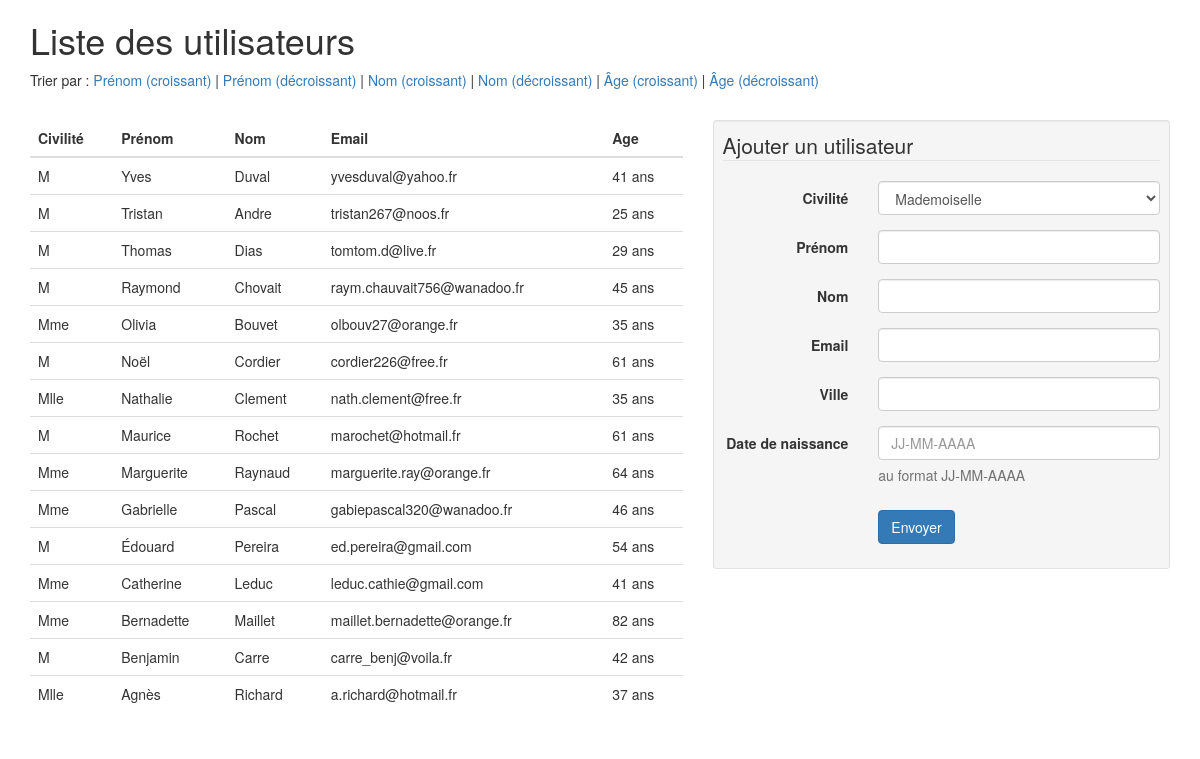
Screenshot of /exercice_2/index.php?column=firstname&order=desc with the database file from the repository.
### tables this page shows
CREATE TABLE IF NOT EXISTS `users` (
  `id` int(11) NOT NULL AUTO_INCREMENT,
  `gender` enum('Mlle','Mme','M') NOT NULL,
  `firstname` varchar(255) NOT NULL,
  `lastname` varchar(255) NOT NULL,
  `email` varchar(255) NOT NULL,
  `birthdate` date NOT NULL,
  `city` varchar(255) NOT NULL,
  PRIMARY KEY (`id`),
  UNIQUE KEY `email` (`email`)
);

### exercice_2/index.php (the view, shortened to what this page needs)
<?php
require_once('connect.php');
$order = '';
if (isset($_GET['order']) && isset($_GET['column'])) {
	if ($_GET['column'] == 'lastname') {
		$order = ' ORDER BY lastname';
	} elseif ($_GET['colum'] = 'firstname') {
		$order = ' ORDER BY firstname';
	} elseif ($_GET['colum'] == 'birthdate') {
		$order = ' ORDER BY birthdate';
	}
	if ($_GET['order'] == 'asc') {
		$order .= ' ASC';
	} elseif ($_GET['order'] == 'desc') {
		$order .= ' DESC';
	}
}
$queryUsers = $db->prepare('SELECT * FROM users' . $order);
if ($queryUsers->execute()) {
	$users = $queryUsers->fetchAll();
}
?>
<!DOCTYPE html>
<html>
<head>
	<link href="https://maxcdn.bootstrapcdn.com/bootstrap/3.3.6/css/bootstrap.min.css" rel="stylesheet">
</head>
<body>
	<div class="container">
		<h1>Liste des utilisateurs</h1>
		<p>Trier par :
			<a href="index.php?column=firstname&order=asc">Prénom (croissant)</a> |
			<a href="index.php?column=firstname&order=desc">Prénom (décroissant)</a> |
			<a href="index.php?column=lastname&order=asc">Nom (croissant)</a> |
			<a href="index.php?column=lastname&order=desc">Nom (décroissant)</a> |
			<a href="index.php?column=birthdate&order=desc">Âge (croissant)</a> |
			<a href="index.php?column=birthdate&order=asc">Âge (décroissant)</a>
		</p>
		<br>
		<div class="row">
			<div class="col-md-7">
				<table class="table">
					<thead>
						<tr>
							<th>Civilité</th>
							<th>Prénom</th>
							<th>Nom</th>
							<th>Email</th>
							<th>Age</th>
						</tr>
					</thead>
					<tbody>
						<?php foreach ($users as $user) : ?>
							<tr>
								<td><?php echo $user['gender']; ?></td>
								<td><?php echo $user['firstname']; ?></td>
								<td><?php echo $user['lastname']; ?></td>
								<td><?php echo $user['email']; ?></td>
								<td><?php echo DateTime::createFromFormat('Y-m-d', $user['birthdate'])->diff(new DateTime('now'))->y; ?> ans</td>
							</tr>
						<?php endforeach; ?>
					</tbody>
				</table>
			</div>
			<div class="col-md-5">
				<form method="post" class="form-horizontal well well-sm">
					<fieldset>
						<legend>Ajouter un utilisateur</legend>
						<div class="form-group">
							<label class="col-md-4 control-label" for="gender">Civilité</label>
							<div class="col-md-8">
								<select id="gender" name="gender" class="form-control input-md" required>
									<option value="Mlle">Mademoiselle</option>
								</select>
							</div>
						</div>
						<div class="form-group">
							<label class="col-md-4 control-label" for="firstname">Prénom</label>
							<div class="col-md-8">
								<input id="firstname" name="firstname" type="text" class="form-control input-md" required>
							</div>
						</div>
						<div class="form-group">
							<label class="col-md-4 control-label" for="lastname">Nom</label>
							<div class="col-md-8">
								<input id="lastname" name="lastname" type="text" class="form-control input-md" required>
							</div>
						</div>
						<div class="form-group">
							<label class="col-md-4 control-label" for="email">Email</label>
							<div class="col-md-8">
								<input id="email" name="email" type="email" class="form-control input-md" required>
							</div>
						</div>
						<div class="form-group">
							<label class="col-md-4 control-label" for="city">Ville</label>
							<div class="col-md-8">
								<input id="city" name="city" type="text" class="form-control input-md" required>
							</div>
						</div>
						<div class="form-group">
							<label class="col-md-4 control-label" for="birthdate">Date de naissance</label>
							<div class="col-md-8">
								<input id="birthdate" name="birthdate" type="text" placeholder="JJ-MM-AAAA" class="form-control input-md" required>
								<span class="help-block">au format JJ-MM-AAAA</span>
							</div>
						</div>
						<div class="form-group">
							<div class="col-md-4 col-md-offset-4">
								<button type="submit" class="btn btn-primary">Envoyer</button>
							</div>
						</div>
					</fieldset>
				</form>
			</div>
		</div>
	</div>
</body>
</html>

### rows the page displays
users: gender "M", firstname "Yves", lastname "Duval", email "yvesduval@yahoo.fr"
users: gender "M", firstname "Tristan", lastname "Andre", email "tristan267@noos.fr"
users: gender "M", firstname "Thomas", lastname "Dias", email "tomtom.d@live.fr"
users: gender "M", firstname "Raymond", lastname "Chovait", email "raym.chauvait756@wanadoo.fr"
users: gender "Mme", firstname "Olivia", lastname "Bouvet", email "olbouv27@orange.fr"
users: gender "M", firstname "Noël", lastname "Cordier", email "cordier226@free.fr"
users: gender "Mlle", firstname "Nathalie", lastname "Clement", email "nath.clement@free.fr"
users: gender "M", firstname "Maurice", lastname "Rochet", email "marochet@hotmail.fr"
users: gender "Mme", firstname "Marguerite", lastname "Raynaud", email "marguerite.ray@orange.fr"
users: gender "Mme", firstname "Gabrielle", lastname "Pascal", email "gabiepascal320@wanadoo.fr"
users: gender "M", firstname "Édouard", lastname "Pereira", email "ed.pereira@gmail.com"
users: gender "Mme", firstname "Catherine", lastname "Leduc", email "leduc.cathie@gmail.com"
users: gender "Mme", firstname "Bernadette", lastname "Maillet", email "maillet.bernadette@orange.fr"
users: gender "M", firstname "Benjamin", lastname "Carre", email "carre_benj@voila.fr"
users: gender "Mlle", firstname "Agnès", lastname "Richard", email "a.richard@hotmail.fr"
